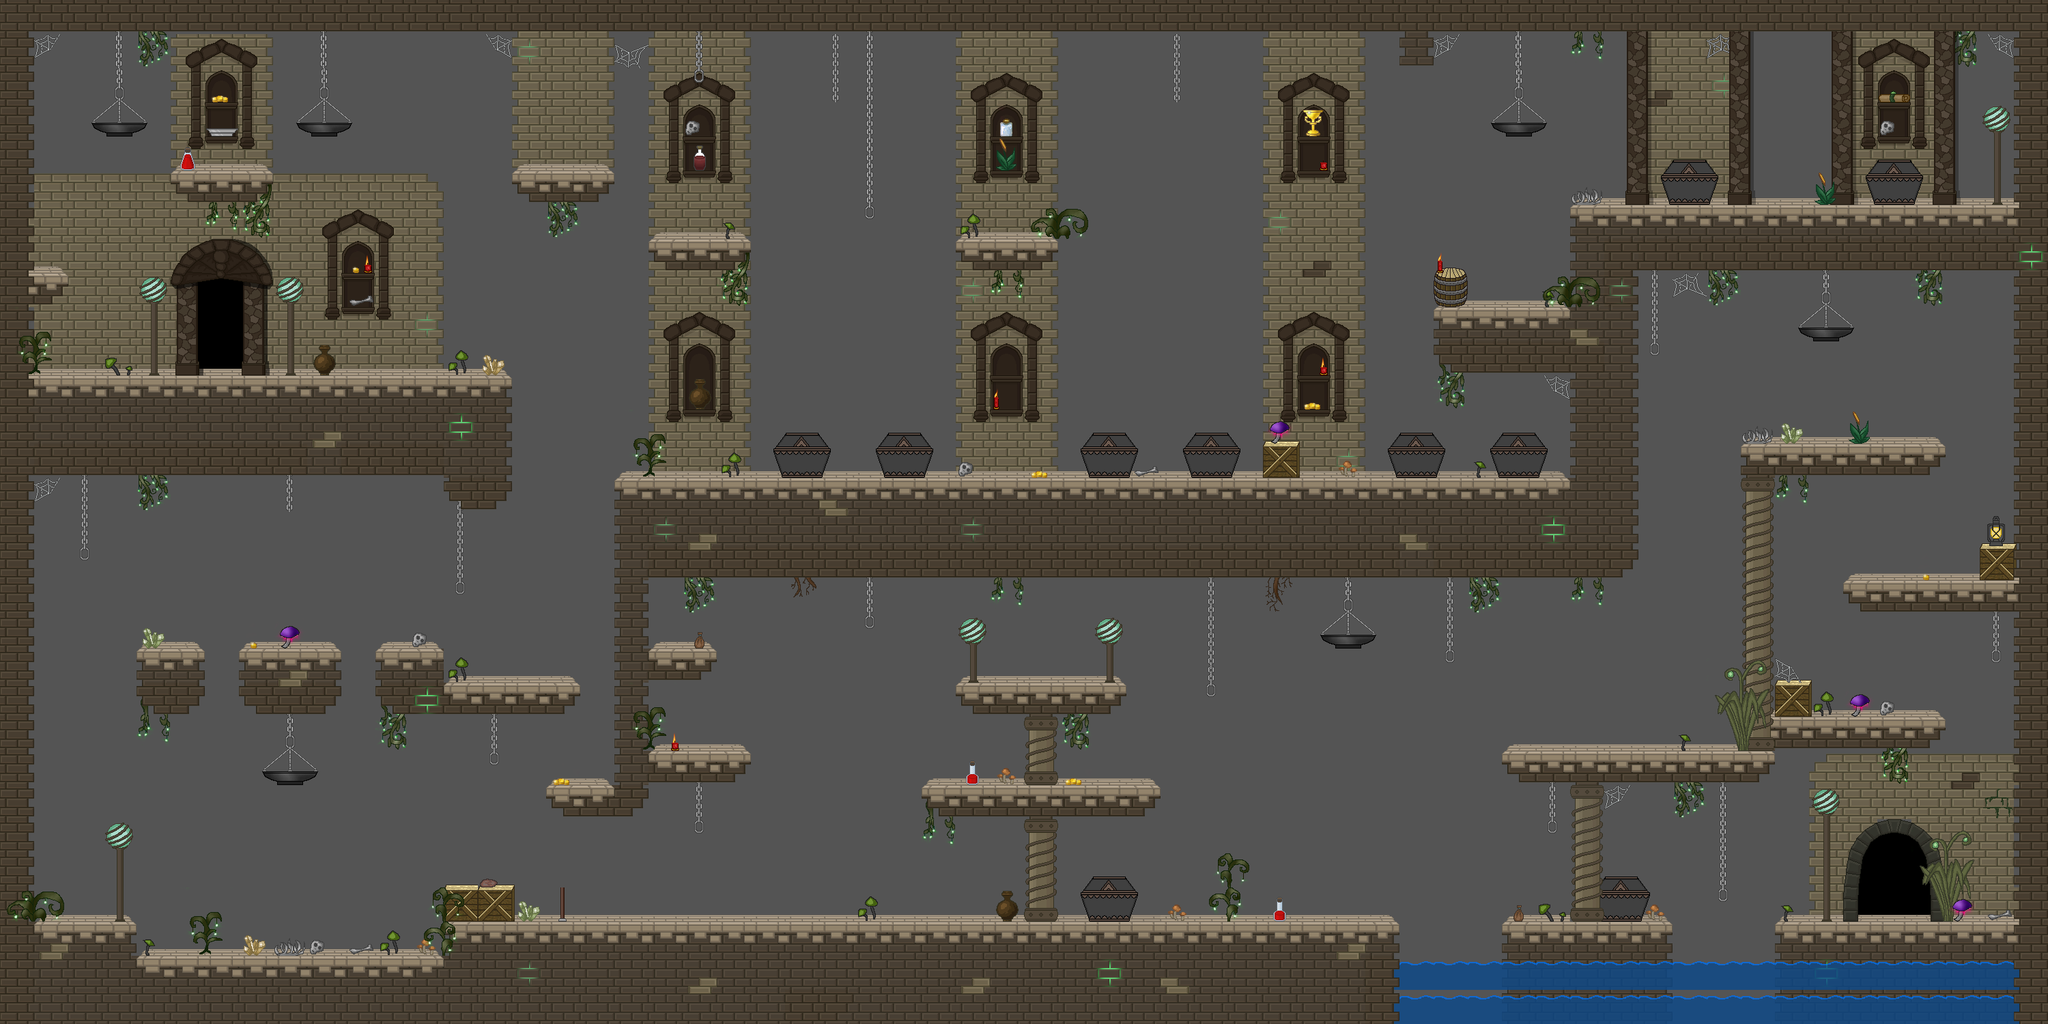

Tiled map render using the project's own tile images. Description and the map definition, with tile-layer contents summarised, below:
An orthogonal 60x30 tile map with 50x50 px tiles, 9 tile layers (BG 1, BG 2, BG 3, BG 4, ...), 1 hidden layer not drawn, 4 tilesets and 100 objects.

<map version="1.2" tiledversion="1.2.5" orientation="orthogonal" renderorder="right-down" width="60" height="30" tilewidth="50" tileheight="50" infinite="0" backgroundcolor="#545454" nextlayerid="18" nextobjectid="159">
 <properties>
  <property name="backgroundlayers" value="-1.0,res/level/smallcrypt/layer_inf.png" />
  <property name="dimming" value="0.4" />
  <property name="musicpath" value="res/music/crypt.ogg" />
  <property name="tilesetpath" value="res/level/smallcrypt/tileset_level_smallcrypt.png" />
 </properties>
 <tileset firstgid="1" name="tileset_level_smallcrypt" tilewidth="50" tileheight="50" spacing="2" margin="1" tilecount="529" columns="23">
  <image source="tileset_level_smallcrypt.png" width="1200" height="1200" />
  <tile id="59">
   <properties>
    <property name="light" value="40,30,100,150,0.5" />
   </properties>
   <animation>
    <frame tileid="59" duration="100" />
    <frame tileid="82" duration="100" />
    <frame tileid="105" duration="100" />
   </animation>
  </tile>
  <tile id="60">
   <properties>
    <property name="light" value="10,25,100,150,0.6" />
   </properties>
   <animation>
    <frame tileid="60" duration="100" />
    <frame tileid="83" duration="100" />
    <frame tileid="106" duration="100" />
   </animation>
  </tile>
  <tile id="107">
   <properties>
    <property name="light" value="25,25,100,150,0.8" />
   </properties>
  </tile>
  <tile id="147">
   <properties>
    <property name="light" value="25,25,100,100,0.5" />
   </properties>
  </tile>
  <tile id="148">
   <properties>
    <property name="light" value="25,25,100,100,0.2" />
   </properties>
  </tile>
  <tile id="189">
   <properties>
    <property name="light" value="25,25,100,100,0.3" />
   </properties>
  </tile>
  <tile id="286">
   <properties>
    <property name="light" value="50,25,100,100,0.4" />
   </properties>
  </tile>
  <tile id="309">
   <properties>
    <property name="light" value="25,30,50,70,1.0" />
   </properties>
  </tile>
  <tile id="325">
   <properties>
    <property name="light" value="35,35,100,100,0.5" />
   </properties>
  </tile>
  <tile id="326">
   <properties>
    <property name="light" value="30,30,100,100,0.5" />
   </properties>
  </tile>
 </tileset>
 <tileset firstgid="530" name="tileset_level_dynamic_tiles" tilewidth="50" tileheight="50" spacing="2" margin="1" tilecount="560" columns="40">
  <image source="../../convenience/tilesets/tileset_level_dynamic_tiles.png" width="2080" height="728" />
 </tileset>
 <tileset firstgid="1090" name="tileset_enemies" tilewidth="50" tileheight="50" spacing="2" margin="1" tilecount="50" columns="5">
  <image source="../../convenience/tilesets/tileset_enemies.png" width="260" height="520" />
 </tileset>
 <tileset firstgid="1140" name="spritesheet_levelitems" tilewidth="50" tileheight="50" tilecount="576" columns="24">
  <image source="../../convenience/tilesets/spritesheet_levelitems.png" width="1200" height="1200" />
  <tile id="0">
   <properties>
    <property name="id" value="fo_caveberry" />
   </properties>
  </tile>
  <tile id="1">
   <properties>
    <property name="id" value="mi_goldengoblet" />
   </properties>
  </tile>
  <tile id="2">
   <properties>
    <property name="id" value="go_onecoin" />
   </properties>
  </tile>
  <tile id="3">
   <properties>
    <property name="id" value="sp_fear" />
   </properties>
  </tile>
  <tile id="6">
   <properties>
    <property name="id" value="mi_candleholder" />
   </properties>
  </tile>
  <tile id="25">
   <properties>
    <property name="id" value="fo_healingherb" />
   </properties>
  </tile>
  <tile id="26">
   <properties>
    <property name="id" value="fo_glowingshroom" />
   </properties>
  </tile>
  <tile id="27">
   <properties>
    <property name="id" value="go_threecoins" />
   </properties>
  </tile>
  <tile id="28">
   <properties>
    <property name="id" value="fo_water" />
   </properties>
  </tile>
  <tile id="34">
   <properties>
    <property name="id" value="mi_ironore" />
   </properties>
  </tile>
  <tile id="50">
   <properties>
    <property name="id" value="fo_lesserhealingpotion" />
   </properties>
  </tile>
  <tile id="56">
   <properties>
    <property name="id" value="co_smallpouch" />
   </properties>
  </tile>
  <tile id="58">
   <properties>
    <property name="id" value="eq_aquamarinering" />
   </properties>
  </tile>
  <tile id="72">
   <properties>
    <property name="id" value="fo_apple" />
   </properties>
  </tile>
  <tile id="73">
   <properties>
    <property name="id" value="mi_silverplate" />
   </properties>
  </tile>
  <tile id="120">
   <properties>
    <property name="id" value="fo_mediumhealingpotion" />
   </properties>
  </tile>
  <tile id="128">
   <properties>
    <property name="id" value="qe_brokenstaff2" />
   </properties>
  </tile>
  <tile id="129">
   <properties>
    <property name="id" value="fo_wine" />
   </properties>
  </tile>
 </tileset>
 <layer id="1" name="BG 1" width="60" height="30" opacity="0.9">
  <data>[1800 cells, 761 non-empty, 32 distinct tile ids]</data>
 </layer>
 <layer id="2" name="BG 2" width="60" height="30">
  <data>[1800 cells, 493 non-empty, 45 distinct tile ids]</data>
 </layer>
 <layer id="3" name="BG 3" width="60" height="30">
  <data>[1800 cells, 310 non-empty, 70 distinct tile ids]</data>
 </layer>
 <layer id="4" name="BG 4" width="60" height="30">
  <data>[1800 cells, 133 non-empty, 47 distinct tile ids]</data>
 </layer>
 <layer id="5" name="item" width="60" height="30">
  <data>[1800 cells, 26 non-empty, 13 distinct tile ids]</data>
 </layer>
 <layer id="6" name="fluid" width="60" height="30">
  <data>[1800 cells, 40 non-empty, 1 distinct tile ids]</data>
 </layer>
 <layer id="7" name="LFG 1" width="60" height="30">
  <data>[1800 cells, 175 non-empty, 25 distinct tile ids]</data>
 </layer>
 <layer id="8" name="LFG 2" width="60" height="30">
  <data>[1800 cells, 85 non-empty, 11 distinct tile ids]</data>
 </layer>
 <layer id="9" name="FG 1" width="60" height="30">
  <data>[1800 cells, 2 non-empty, 1 distinct tile ids]</data>
 </layer>
 <layer id="10" name="collidable" width="60" height="30" visible="0">
  <data>[1800 cells, 550 non-empty, 1 distinct tile ids]</data>
 </layer>
 <objectgroup id="11" name="dynamic">
  <!-- 78 objects omitted --></objectgroup>
 <objectgroup id="12" name="lever 1">
  <!-- 3 objects omitted --></objectgroup>
 <objectgroup id="13" name="lever 2">
  <!-- 3 objects omitted --></objectgroup>
 <objectgroup id="14" name="lever 3">
  <!-- 2 objects omitted --></objectgroup>
 <objectgroup id="15" name="lever 4">
  <!-- 4 objects omitted --></objectgroup>
 <objectgroup id="16" name="enemy">
  <!-- 8 objects omitted --></objectgroup>
 <objectgroup id="17" name="trigger">
  <!-- 2 objects omitted --></objectgroup>
</map>
<!-- 100 of 100 objects omitted -->
